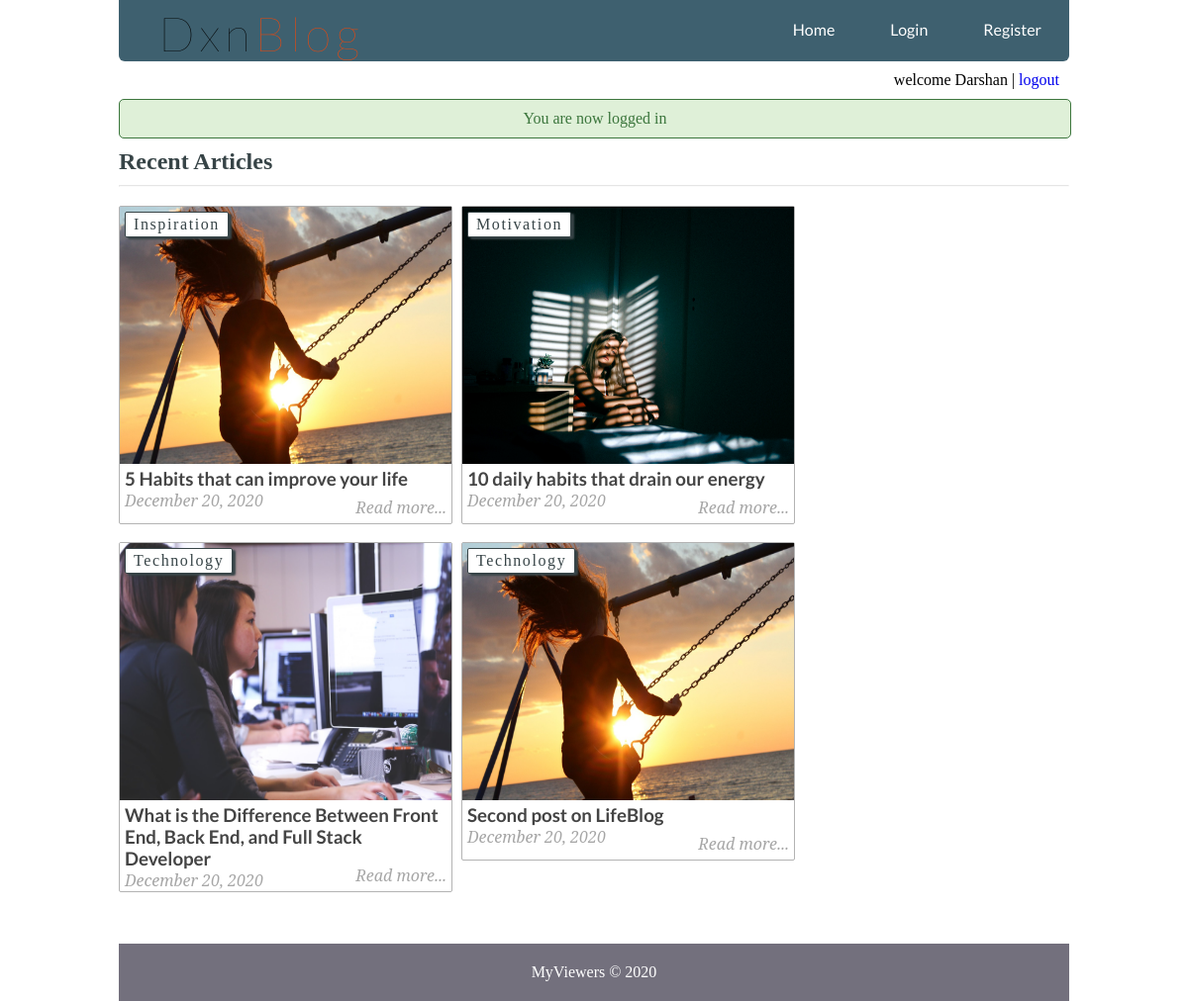
The page / (signed in) on the database its author committed.
### tables this page shows
CREATE TABLE `posts` (
  `id` int(11) NOT NULL,
  `user_id` int(11) DEFAULT NULL,
  `title` varchar(255) NOT NULL,
  `slug` varchar(255) NOT NULL,
  `views` int(11) NOT NULL DEFAULT '0',
  `image` varchar(255) NOT NULL,
  `body` text NOT NULL,
  `published` tinyint(1) NOT NULL,
  `created_at` timestamp NOT NULL DEFAULT CURRENT_TIMESTAMP ON UPDATE CURRENT_TIMESTAMP,
  `updated_at` timestamp NOT NULL DEFAULT '0000-00-00 00:00:00'
);

CREATE TABLE `topics` (
  `id` int(11) NOT NULL,
  `name` varchar(255) NOT NULL,
  `slug` varchar(255) NOT NULL
);

### includes/public_functions.php (called while the page is built, shortened)
<?php
function getPublishedPosts() {
	global $conn;
	$sql = "SELECT * FROM posts WHERE published=true";
	$result = mysqli_query($conn, $sql);
	$posts = mysqli_fetch_all($result, MYSQLI_ASSOC);
	$final_posts = array();
	foreach ($posts as $post) {
		$post['topic'] = getPostTopic($post['id']);
		array_push($final_posts, $post);
	}
	return $final_posts;
}
function getPostTopic($post_id){
	global $conn;
	$sql = "SELECT * FROM topics WHERE id=
			(SELECT topic_id FROM post_topic WHERE post_id=$post_id LIMIT 1) LIMIT 1";
	$result = mysqli_query($conn, $sql);
	$topic = mysqli_fetch_assoc($result);
	return $topic;
}
?>

### index.php (the view, shortened to what this page needs)
<?php require_once('config.php') ?>
<?php require_once( ROOT_PATH . '/includes/public_functions.php') ?>
<?php $posts = getPublishedPosts(); ?>
<?php require_once( ROOT_PATH . '/includes/head-section.php') ?>
</head>
<body>
	<div class="container">
		<?php include( ROOT_PATH . '/includes/navibar.php') ?>
<?php include( ROOT_PATH . '/includes/banner.php') ?>
<?php include( ROOT_PATH . '/includes/messages.php'); ?>
	<div class="content">
			<h2 class="content-title">Recent Articles</h2>
			<hr>
			<?php foreach ($posts as $post): ?>
			<div class="post" style="margin-left: 0px;">
				<img src="<?php echo BASE_URL . '/static/images/' . $post['image']; ?>" class="post_image" alt="">
			<?php if (isset($post['topic']['name'])): ?>
			<a
				href="<?php echo BASE_URL . 'filtered_posts.php?topic=' . $post['topic']['id'] ?>"
				class="btn category">
				<?php echo $post['topic']['name'] ?>
			</a>
			<?php endif ?>
			<a href="single_post.php?post-slug=<?php echo $post['slug']; ?>">
			<div class="post_info">
				<h3><?php echo $post['title'] ?></h3>
				<div class="info">
					<span><?php echo date("F j, Y ", strtotime($post["created_at"])); ?></span>
					<span class="read_more">Read more...</span>
				</div>
			</div>
				</a>
		</div>
<?php endforeach ?>
	</div>
</div>
<?php include( ROOT_PATH . '/includes/footer.php') ?>

### static/css/style.css (style rules this page uses)
* { margin: 0px; padding: 0px; }
html { height: 100%; box-sizing: border-box; }
body { position: relative; margin: 0; padding-bottom: 6rem; min-height: 100%; }
h1, h2, h3, h4, h5, h6 { color: #444; font-family: 'Lato', sans-serif; }
a { text-decoration: none; }
hr { margin: 10px 0px; opacity: .25; }
.btn { color: white; background: #4E6166; text-align: center; border: none; border-radius: 5px; display: block; letter-spacing: .1em; margin: 10px 0px; padding: 13px 20px; text-decoration: none; }
.container { width: 80%; margin: 0px auto; }
.content { margin: 5px auto; border-radius: 5px; min-height: 400px; }
.content:after { content: ""; display: block; clear: both; }
.content .content-title { margin: 10px 0px; color: #374447; font-family: 'Averia Serif Libre', cursive; }
.content .post { width: 335px; margin: 9px; min-height: 320px; float: left; border-radius: 2px; border: 1px solid #b3b3b3; position: relative; }
.content .post .category { margin-top: 0px; padding: 3px 8px; color: #374447; background: white; display: inline-block; border-radius: 2px; border: 1px solid #374447; box-shadow: 3px 2px 2px; position: absolute; left: 5px; top: 5px; z-index: 3; }
.content .post .post_image { height: 260px; width: 100%; background-size: 100%; }
.content .post .post_image { width: 100%; height: 260px; }
.content .post .post_info { height: 100%; padding: 0px 5px; font-weight: 200; font-family: 'Noto Serif', serif; }
.content .post .post_info { color: #222; }
.content .post .post_info span { color: #A6A6A6; font-style: italic; }
.content .post .post_info span.read_more { position: absolute; right: 5px; bottom: 5px; }

### rows shown on the page
posts: image (picture), title "5 Habits that can improve your life", created_at "December 20, 2020"
topics: name "Inspiration"
posts: image (picture), title "10 daily habits that drain our energy", created_at "December 20, 2020"
topics: name "Motivation"
posts: image (picture), title "What is the Difference Between Front End, Back End, and Full Stack Developer", created_at "December 20, 2020"
topics: name "Technology"
posts: image (picture), title "Second post on LifeBlog", created_at "December 20, 2020"

### other values the page prints
$_SESSION['user']['username'] "Darshan"
$_SESSION['message'] "You are now logged in"
